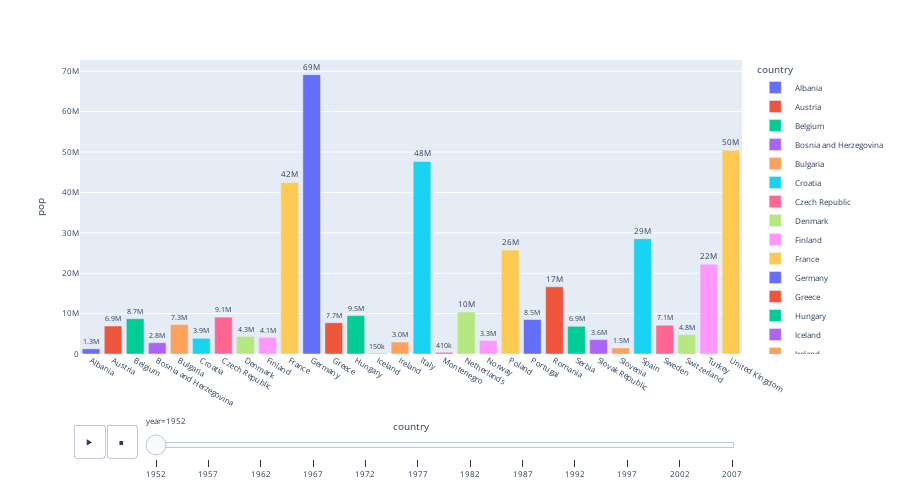

The notebook cell saved with this chart:
### Code cell
europe=gap.query('continent=="Europe"')
px.bar(europe,x='country',y='pop',hover_data=['country','pop','year'],
       color='country',animation_frame='year',
       height=500,text='pop').update_traces(texttemplate='%{text:.2s}',
                                            textposition='outside').update_layout(font=dict(size=8))

### Figure 1 — Plotly figure (JSON) as saved in the notebook; plotly's stock layout.template omitted (floating-point values rounded to 4 significant figures)
{"data": [{"alignmentgroup": "True", "customdata": [[1952]], "hovertemplate": "country=%{x}<br>year=%{customdata[0]}<br>pop=%{text}<extra></extra>", "legendgroup": "Albania", "marker": {"color": "#636efa", "pattern": {"shape": ""}}, "name": "Albania", "offsetgroup": "Albania", "orientation": "v", "showlegend": true, "text": [1282697], "textposition": "outside", "texttemplate": "%{text:.2s}", "type": "bar", "x": ["Albania"], "xaxis": "x", "y": [1282697], "yaxis": "y"}, {"alignmentgroup": "True", "customdata": [[1952]], "hovertemplate": "country=%{x}<br>year=%{customdata[0]}<br>pop=%{text}<extra></extra>", "legendgroup": "Austria", "marker": {"color": "#EF553B", "pattern": {"shape": ""}}, "name": "Austria", "offsetgroup": "Austria", "orientation": "v", "showlegend": true, "text": [6927772], "textposition": "outside", "texttemplate": "%{text:.2s}", "type": "bar", "x": ["Austria"], "xaxis": "x", "y": [6927772], "yaxis": "y"}, {"alignmentgroup": "True", "customdata": [[1952]], "hovertemplate": "country=%{x}<br>year=%{customdata[0]}<br>pop=%{text}<extra></extra>", "legendgroup": "Belgium", "marker": {"color": "#00cc96", "pattern": {"shape": ""}}, "name": "Belgium", "offsetgroup": "Belgium", "orientation": "v", "showlegend": true, "text": [8730405], "textposition": "outside", "texttemplate": "%{text:.2s}", "type": "bar", "x": ["Belgium"], "xaxis": "x", "y": [8730405], "yaxis": "y"}, {"alignmentgroup": "True", "customdata": [[1952]], "hovertemplate": "country=%{x}<br>year=%{customdata[0]}<br>pop=%{text}<extra></extra>", "legendgroup": "Bosnia and Herzegovina", "marker": {"color": "#ab63fa", "pattern": {"shape": ""}}, "name": "Bosnia and Herzegovina", "offsetgroup": "Bosnia and Herzegovina", "orientation": "v", "showlegend": true, "text": [2791000], "textposition": "outside", "texttemplate": "%{text:.2s}", "type": "bar", "x": ["Bosnia and Herzegovina"], "xaxis": "x", "y": [2791000], "yaxis": "y"}, {"alignmentgroup": "True", "customdata": [[1952]], "hovertemplate": "country=%{x}<br>year=%{customdata[0]}<br>pop=%{text}<extra></extra>", "legendgroup": "Bulgaria", "marker": {"color": "#FFA15A", "pattern": {"shape": ""}}, "name": "Bulgaria", "offsetgroup": "Bulgaria", "orientation": "v", "showlegend": true, "text": [7274900], "textposition": "outside", "texttemplate": "%{text:.2s}", "type": "bar", "x": ["Bulgaria"], "xaxis": "x", "y": [7274900], "yaxis": "y"}, {"alignmentgroup": "True", "customdata": [[1952]], "hovertemplate": "country=%{x}<br>year=%{customdata[0]}<br>pop=%{text}<extra></extra>", "legendgroup": "Croatia", "marker": {"color": "#19d3f3", "pattern": {"shape": ""}}, "name": "Croatia", "offsetgroup": "Croatia", "orientation": "v", "showlegend": true, "text": [3882229], "textposition": "outside", "texttemplate": "%{text:.2s}", "type": "bar", "x": ["Croatia"], "xaxis": "x", "y": [3882229], "yaxis": "y"}, {"alignmentgroup": "True", "customdata": [[1952]], "hovertemplate": "country=%{x}<br>year=%{customdata[0]}<br>pop=%{text}<extra></extra>", "legendgroup": "Czech Republic", "marker": {"color": "#FF6692", "pattern": {"shape": ""}}, "name": "Czech Republic", "offsetgroup": "Czech Republic", "orientation": "v", "showlegend": true, "text": [9125183], "textposition": "outside", "texttemplate": "%{text:.2s}", "type": "bar", "x": ["Czech Republic"], "xaxis": "x", "y": [9125183], "yaxis": "y"}, {"alignmentgroup": "True", "customdata": [[1952]], "hovertemplate": "country=%{x}<br>year=%{customdata[0]}<br>pop=%{text}<extra></extra>", "legendgroup": "Denmark", "marker": {"color": "#B6E880", "pattern": {"shape": ""}}, "name": "Denmark", "offsetgroup": "Denmark", "orientation": "v", "showlegend": true, "text": [4334000], "textposition": "outside", "texttemplate": "%{text:.2s}", "type": "bar", "x": ["Denmark"], "xaxis": "x", "y": [4334000], "yaxis": "y"}, {"alignmentgroup": "True", "customdata": [[1952]], "hovertemplate": "country=%{x}<br>year=%{customdata[0]}<br>pop=%{text}<extra></extra>", "legendgroup": "Finland", "marker": {"color": "#FF97FF", "pattern": {"shape": ""}}, "name": "Finland", "offsetgroup": "Finland", "orientation": "v", "showlegend": true, "text": [4090500], "textposition": "outside", "texttemplate": "%{text:.2s}", "type": "bar", "x": ["Finland"], "xaxis": "x", "y": [4090500], "yaxis": "y"}, {"alignmentgroup": "True", "customdata": [[1952]], "hovertemplate": "country=%{x}<br>year=%{customdata[0]}<br>pop=%{text}<extra></extra>", "legendgroup": "France", "marker": {"color": "#FECB52", "pattern": {"shape": ""}}, "name": "France", "offsetgroup": "France", "orientation": "v", "showlegend": true, "text": [42459667], "textposition": "outside", "texttemplate": "%{text:.2s}", "type": "bar", "x": ["France"], "xaxis": "x", "y": [42459667], "yaxis": "y"}, {"alignmentgroup": "True", "customdata": [[1952]], "hovertemplate": "country=%{x}<br>year=%{customdata[0]}<br>pop=%{text}<extra></extra>", "legendgroup": "Germany", "marker": {"color": "#636efa", "pattern": {"shape": ""}}, "name": "Germany", "offsetgroup": "Germany", "orientation": "v", "showlegend": true, "text": [69145952], "textposition": "outside", "texttemplate": "%{text:.2s}", "type": "bar", "x": ["Germany"], "xaxis": "x", "y": [69145952], "yaxis": "y"}, {"alignmentgroup": "True", "customdata": [[1952]], "hovertemplate": "country=%{x}<br>year=%{customdata[0]}<br>pop=%{text}<extra></extra>", "legendgroup": "Greece", "marker": {"color": "#EF553B", "pattern": {"shape": ""}}, "name": "Greece", "offsetgroup": "Greece", "orientation": "v", "showlegend": true, "text": [7733250], "textposition": "outside", "texttemplate": "%{text:.2s}", "type": "bar", "x": ["Greece"], "xaxis": "x", "y": [7733250], "yaxis": "y"}, {"alignmentgroup": "True", "customdata": [[1952]], "hovertemplate": "country=%{x}<br>year=%{customdata[0]}<br>pop=%{text}<extra></extra>", "legendgroup": "Hungary", "marker": {"color": "#00cc96", "pattern": {"shape": ""}}, "name": "Hungary", "offsetgroup": "Hungary", "orientation": "v", "showlegend": true, "text": [9504000], "textposition": "outside", "texttemplate": "%{text:.2s}", "type": "bar", "x": ["Hungary"], "xaxis": "x", "y": [9504000], "yaxis": "y"}, {"alignmentgroup": "True", "customdata": [[1952]], "hovertemplate": "country=%{x}<br>year=%{customdata[0]}<br>pop=%{text}<extra></extra>", "legendgroup": "Iceland", "marker": {"color": "#ab63fa", "pattern": {"shape": ""}}, "name": "Iceland", "offsetgroup": "Iceland", "orientation": "v", "showlegend": true, "text": [147962], "textposition": "outside", "texttemplate": "%{text:.2s}", "type": "bar", "x": ["Iceland"], "xaxis": "x", "y": [147962], "yaxis": "y"}, {"alignmentgroup": "True", "customdata": [[1952]], "hovertemplate": "country=%{x}<br>year=%{customdata[0]}<br>pop=%{text}<extra></extra>", "legendgroup": "Ireland", "marker": {"color": "#FFA15A", "pattern": {"shape": ""}}, "name": "Ireland", "offsetgroup": "Ireland", "orientation": "v", "showlegend": true, "text": [2952156], "textposition": "outside", "texttemplate": "%{text:.2s}", "type": "bar", "x": ["Ireland"], "xaxis": "x", "y": [2952156], "yaxis": "y"}, {"alignmentgroup": "True", "customdata": [[1952]], "hovertemplate": "country=%{x}<br>year=%{customdata[0]}<br>pop=%{text}<extra></extra>", "legendgroup": "Italy", "marker": {"color": "#19d3f3", "pattern": {"shape": ""}}, "name": "Italy", "offsetgroup": "Italy", "orientation": "v", "showlegend": true, "text": [47666000], "textposition": "outside", "texttemplate": "%{text:.2s}", "type": "bar", "x": ["Italy"], "xaxis": "x", "y": [47666000], "yaxis": "y"}, {"alignmentgroup": "True", "customdata": [[1952]], "hovertemplate": "country=%{x}<br>year=%{customdata[0]}<br>pop=%{text}<extra></extra>", "legendgroup": "Montenegro", "marker": {"color": "#FF6692", "pattern": {"shape": ""}}, "name": "Montenegro", "offsetgroup": "Montenegro", "orientation": "v", "showlegend": true, "text": [413834], "textposition": "outside", "texttemplate": "%{text:.2s}", "type": "bar", "x": ["Montenegro"], "xaxis": "x", "y": [413834], "yaxis": "y"}, {"alignmentgroup": "True", "customdata": [[1952]], "hovertemplate": "country=%{x}<br>year=%{customdata[0]}<br>pop=%{text}<extra></extra>", "legendgroup": "Netherlands", "marker": {"color": "#B6E880", "pattern": {"shape": ""}}, "name": "Netherlands", "offsetgroup": "Netherlands", "orientation": "v", "showlegend": true, "text": [10381988], "textposition": "outside", "texttemplate": "%{text:.2s}", "type": "bar", "x": ["Netherlands"], "xaxis": "x", "y": [10381988], "yaxis": "y"}, {"alignmentgroup": "True", "customdata": [[1952]], "hovertemplate": "country=%{x}<br>year=%{customdata[0]}<br>pop=%{text}<extra></extra>", "legendgroup": "Norway", "marker": {"color": "#FF97FF", "pattern": {"shape": ""}}, "name": "Norway", "offsetgroup": "Norway", "orientation": "v", "showlegend": true, "text": [3327728], "textposition": "outside", "texttemplate": "%{text:.2s}", "type": "bar", "x": ["Norway"], "xaxis": "x", "y": [3327728], "yaxis": "y"}, {"alignmentgroup": "True", "customdata": [[1952]], "hovertemplate": "country=%{x}<br>year=%{customdata[0]}<br>pop=%{text}<extra></extra>", "legendgroup": "Poland", "marker": {"color": "#FECB52", "pattern": {"shape": ""}}, "name": "Poland", "offsetgroup": "Poland", "orientation": "v", "showlegend": true, "text": [25730551], "textposition": "outside", "texttemplate": "%{text:.2s}", "type": "bar", "x": ["Poland"], "xaxis": "x", "y": [25730551], "yaxis": "y"}, {"alignmentgroup": "True", "customdata": [[1952]], "hovertemplate": "country=%{x}<br>year=%{customdata[0]}<br>pop=%{text}<extra></extra>", "legendgroup": "Portugal", "marker": {"color": "#636efa", "pattern": {"shape": ""}}, "name": "Portugal", "offsetgroup": "Portugal", "orientation": "v", "showlegend": true, "text": [8526050], "textposition": "outside", "texttemplate": "%{text:.2s}", "type": "bar", "x": ["Portugal"], "xaxis": "x", "y": [8526050], "yaxis": "y"}, {"alignmentgroup": "True", "customdata": [[1952]], "hovertemplate": "country=%{x}<br>year=%{customdata[0]}<br>pop=%{text}<extra></extra>", "legendgroup": "Romania", "marker": {"color": "#EF553B", "pattern": {"shape": ""}}, "name": "Romania", "offsetgroup": "Romania", "orientation": "v", "showlegend": true, "text": [16630000], "textposition": "outside", "texttemplate": "%{text:.2s}", "type": "bar", "x": ["Romania"], "xaxis": "x", "y": [16630000], "yaxis": "y"}, {"alignmentgroup": "True", "customdata": [[1952]], "hovertemplate": "country=%{x}<br>year=%{customdata[0]}<br>pop=%{text}<extra></extra>", "legendgroup": "Serbia", "marker": {"color": "#00cc96", "pattern": {"shape": ""}}, "name": "Serbia", "offsetgroup": "Serbia", "orientation": "v", "showlegend": true, "text": [6860147], "textposition": "outside", "texttemplate": "%{text:.2s}", "type": "bar", "x": ["Serbia"], "xaxis": "x", "y": [6860147], "yaxis": "y"}, {"alignmentgroup": "True", "customdata": [[1952]], "hovertemplate": "country=%{x}<br>year=%{customdata[0]}<br>pop=%{text}<extra></extra>", "legendgroup": "Slovak Republic", "marker": {"color": "#ab63fa", "pattern": {"shape": ""}}, "name": "Slovak Republic", "offsetgroup": "Slovak Republic", "orientation": "v", "showlegend": true, "text": [3558137], "textposition": "outside", "texttemplate": "%{text:.2s}", "type": "bar", "x": ["Slovak Republic"], "xaxis": "x", "y": [3558137], "yaxis": "y"}, {"alignmentgroup": "True", "customdata": [[1952]], "hovertemplate": "country=%{x}<br>year=%{customdata[0]}<br>pop=%{text}<extra></extra>", "legendgroup": "Slovenia", "marker": {"color": "#FFA15A", "pattern": {"shape": ""}}, "name": "Slovenia", "offsetgroup": "Slovenia", "orientation": "v", "showlegend": true, "text": [1489518], "textposition": "outside", "texttemplate": "%{text:.2s}", "type": "bar", "x": ["Slovenia"], "xaxis": "x", "y": [1489518], "yaxis": "y"}, {"alignmentgroup": "True", "customdata": [[1952]], "hovertemplate": "country=%{x}<br>year=%{customdata[0]}<br>pop=%{text}<extra></extra>", "legendgroup": "Spain", "marker": {"color": "#19d3f3", "pattern": {"shape": ""}}, "name": "Spain", "offsetgroup": "Spain", "orientation": "v", "showlegend": true, "text": [28549870], "textposition": "outside", "texttemplate": "%{text:.2s}", "type": "bar", "x": ["Spain"], "xaxis": "x", "y": [28549870], "yaxis": "y"}, {"alignmentgroup": "True", "customdata": [[1952]], "hovertemplate": "country=%{x}<br>year=%{customdata[0]}<br>pop=%{text}<extra></extra>", "legendgroup": "Sweden", "marker": {"color": "#FF6692", "pattern": {"shape": ""}}, "name": "Sweden", "offsetgroup": "Sweden", "orientation": "v", "showlegend": true, "text": [7124673], "textposition": "outside", "texttemplate": "%{text:.2s}", "type": "bar", "x": ["Sweden"], "xaxis": "x", "y": [7124673], "yaxis": "y"}, {"alignmentgroup": "True", "customdata": [[1952]], "hovertemplate": "country=%{x}<br>year=%{customdata[0]}<br>pop=%{text}<extra></extra>", "legendgroup": "Switzerland", "marker": {"color": "#B6E880", "pattern": {"shape": ""}}, "name": "Switzerland", "offsetgroup": "Switzerland", "orientation": "v", "showlegend": true, "text": [4815000], "textposition": "outside", "texttemplate": "%{text:.2s}", "type": "bar", "x": ["Switzerland"], "xaxis": "x", "y": [4815000], "yaxis": "y"}, {"alignmentgroup": "True", "customdata": [[1952]], "hovertemplate": "country=%{x}<br>year=%{customdata[0]}<br>pop=%{text}<extra></extra>", "legendgroup": "Turkey", "marker": {"color": "#FF97FF", "pattern": {"shape": ""}}, "name": "Turkey", "offsetgroup": "Turkey", "orientation": "v", "showlegend": true, "text": [22235677], "textposition": "outside", "texttemplate": "%{text:.2s}", "type": "bar", "x": ["Turkey"], "xaxis": "x", "y": [22235677], "yaxis": "y"}, {"alignmentgroup": "True", "customdata": [[1952]], "hovertemplate": "country=%{x}<br>year=%{customdata[0]}<br>pop=%{text}<extra></extra>", "legendgroup": "United Kingdom", "marker": {"color": "#FECB52", "pattern": {"shape": ""}}, "name": "United Kingdom", "offsetgroup": "United Kingdom", "orientation": "v", "showlegend": true, "text": [50430000], "textposition": "outside", "texttemplate": "%{text:.2s}", "type": "bar", "x": ["United Kingdom"], "xaxis": "x", "y": [50430000], "yaxis": "y"}], "layout": {"barmode": "relative", "font": {"size": 8}, "height": 500, "legend": {"title": {"text": "country"}, "tracegroupgap": 0}, "margin": {"t": 60}, "sliders": [{"active": 0, "currentvalue": {"prefix": "year="}, "len": 0.9, "pad": {"b": 10, "t": 60}, "steps": [{"args": [["1952"], {"frame": {"duration": 0, "redraw": true}, "fromcurrent": true, "mode": "immediate", "transition": {"duration": 0, "easing": "linear"}}], "label": "1952", "method": "animate"}, {"args": [["1957"], {"frame": {"duration": 0, "redraw": true}, "fromcurrent": true, "mode": "immediate", "transition": {"duration": 0, "easing": "linear"}}], "label": "1957", "method": "animate"}, {"args": [["1962"], {"frame": {"duration": 0, "redraw": true}, "fromcurrent": true, "mode": "immediate", "transition": {"duration": 0, "easing": "linear"}}], "label": "1962", "method": "animate"}, {"args": [["1967"], {"frame": {"duration": 0, "redraw": true}, "fromcurrent": true, "mode": "immediate", "transition": {"duration": 0, "easing": "linear"}}], "label": "1967", "method": "animate"}, {"args": [["1972"], {"frame": {"duration": 0, "redraw": true}, "fromcurrent": true, "mode": "immediate", "transition": {"duration": 0, "easing": "linear"}}], "label": "1972", "method": "animate"}, {"args": [["1977"], {"frame": {"duration": 0, "redraw": true}, "fromcurrent": true, "mode": "immediate", "transition": {"duration": 0, "easing": "linear"}}], "label": "1977", "method": "animate"}, {"args": [["1982"], {"frame": {"duration": 0, "redraw": true}, "fromcurrent": true, "mode": "immediate", "transition": {"duration": 0, "easing": "linear"}}], "label": "1982", "method": "animate"}, {"args": [["1987"], {"frame": {"duration": 0, "redraw": true}, "fromcurrent": true, "mode": "immediate", "transition": {"duration": 0, "easing": "linear"}}], "label": "1987", "method": "animate"}, {"args": [["1992"], {"frame": {"duration": 0, "redraw": true}, "fromcurrent": true, "mode": "immediate", "transition": {"duration": 0, "easing": "linear"}}], "label": "1992", "method": "animate"}, {"args": [["1997"], {"frame": {"duration": 0, "redraw": true}, "fromcurrent": true, "mode": "immediate", "transition": {"duration": 0, "easing": "linear"}}], "label": "1997", "method": "animate"}, {"args": [["2002"], {"frame": {"duration": 0, "redraw": true}, "fromcurrent": true, "mode": "immediate", "transition": {"duration": 0, "easing": "linear"}}], "label": "2002", "method": "animate"}, {"args": [["2007"], {"frame": {"duration": 0, "redraw": true}, "fromcurrent": true, "mode": "immediate", "transition": {"duration": 0, "easing": "linear"}}], "label": "2007", "method": "animate"}], "x": 0.1, "xanchor": "left", "y": 0, "yanchor": "top"}], "updatemenus": [{"buttons": [{"args": [null, {"frame": {"duration": 500, "redraw": true}, "fromcurrent": true, "mode": "immediate", "transition": {"duration": 500, "easing": "linear"}}], "label": "&#9654;", "method": "animate"}, {"args": [[null], {"frame": {"duration": 0, "redraw": true}, "fromcurrent": true, "mode": "immediate", "transition": {"duration": 0, "easing": "linear"}}], "label": "&#9724;", "method": "animate"}], "direction": "left", "pad": {"r": 10, "t": 70}, "showactive": false, "type": "buttons", "x": 0.1, "xanchor": "right", "y": 0, "yanchor": "top"}], "xaxis": {"anchor": "y", "categoryarray": ["Albania", "Austria", "Belgium", "Bosnia and Herzegovina", "Bulgaria", "Croatia", "Czech Republic", "Denmark", "Finland", "France", "Germany", "Greece", "Hungary", "Iceland", "Ireland", "Italy", "Montenegro", "Netherlands", "Norway", "Poland", "Portugal", "Romania", "Serbia", "Slovak Republic", "Slovenia", "Spain", "Sweden", "Switzerland", "Turkey", "United Kingdom"], "categoryorder": "array", "domain": [0, 1], "title": {"text": "country"}}, "yaxis": {"anchor": "x", "domain": [0, 1], "title": {"text": "pop"}}}}
